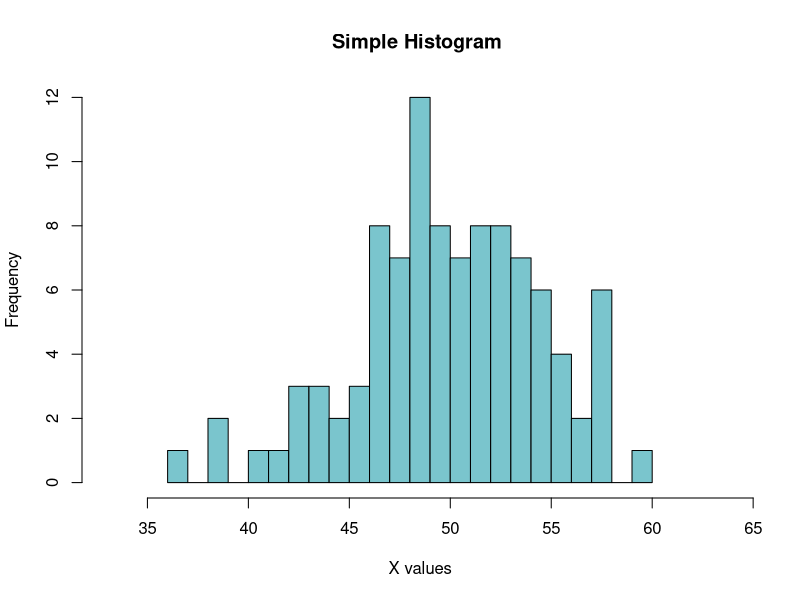

Source code (R):
# Assignment1 Q3 
# Due: 4pm Thursday, 29/10/15
# setwd("~/Studies/Newcastle/MAS8401/R_Practicals/Assignment1")
rm (list=ls())

mydatanumber = 18
data = read.table( "A1Q3.dat")
mydata = data[,mydatanumber]
mydata 

### mean = (1/n)*sum(mydata)
print ("Sample mean")
#n = length (mydata)
# x_bar = (1/n)*sum(mydata)
# x_bar
# or simple 
mean (mydata)

### variance: s2= (1/(n-1))*(sum(mydata**2)-n*x_bar^2)
print ("Sample variance")
# s2 = (1/(n-1))*(sum(mydata**2)-n*x_bar^2) os simple
s2 = var (mydata)
s2

### standard deviation s = sqrt (s2)
print ("Standard deviation")
# or  s2**(1/2.0) or sqrt (s2) see above
sd (mydata)

### Five number summary
print ("Five number summary")
quantile (mydata, type=6)

### Basic Histogram of the mydata
print ("Simple histograms")
x_min = as.integer (min (mydata)-3)
x_max = as.integer (max (mydata)+5)
# or do not use frequency
# hist (mydata, freq=FALSE, breaks=20, xlim = c(x_min,x_max),col = "cadetblue3", main = "Simple Histogram ", xlab="X values")
# or use frequency as default
hist (mydata, breaks=20, xlim = c(x_min,x_max), col = "cadetblue3", main = "Simple Histogram ", xlab="X values")